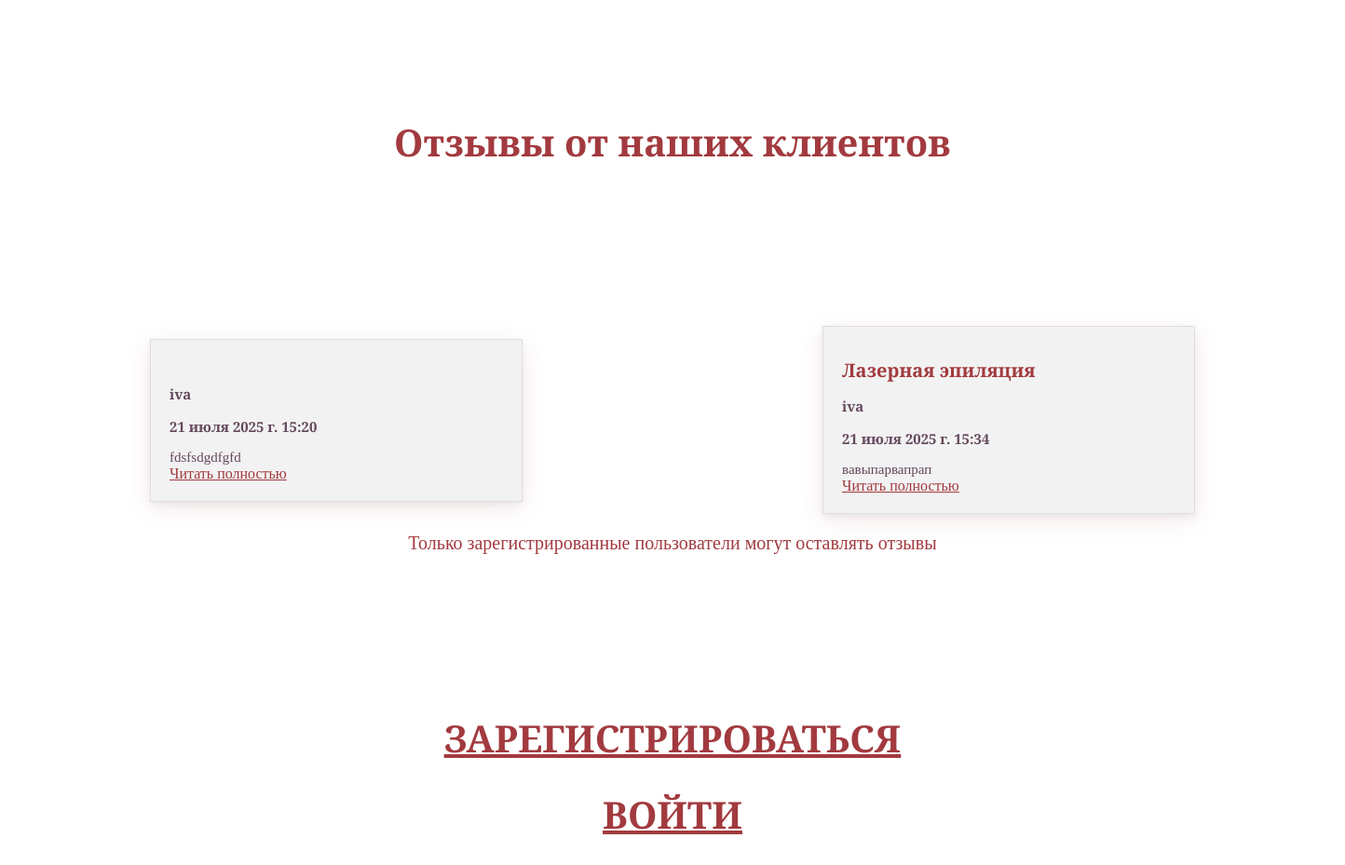
The app's page / (lower part), older data.
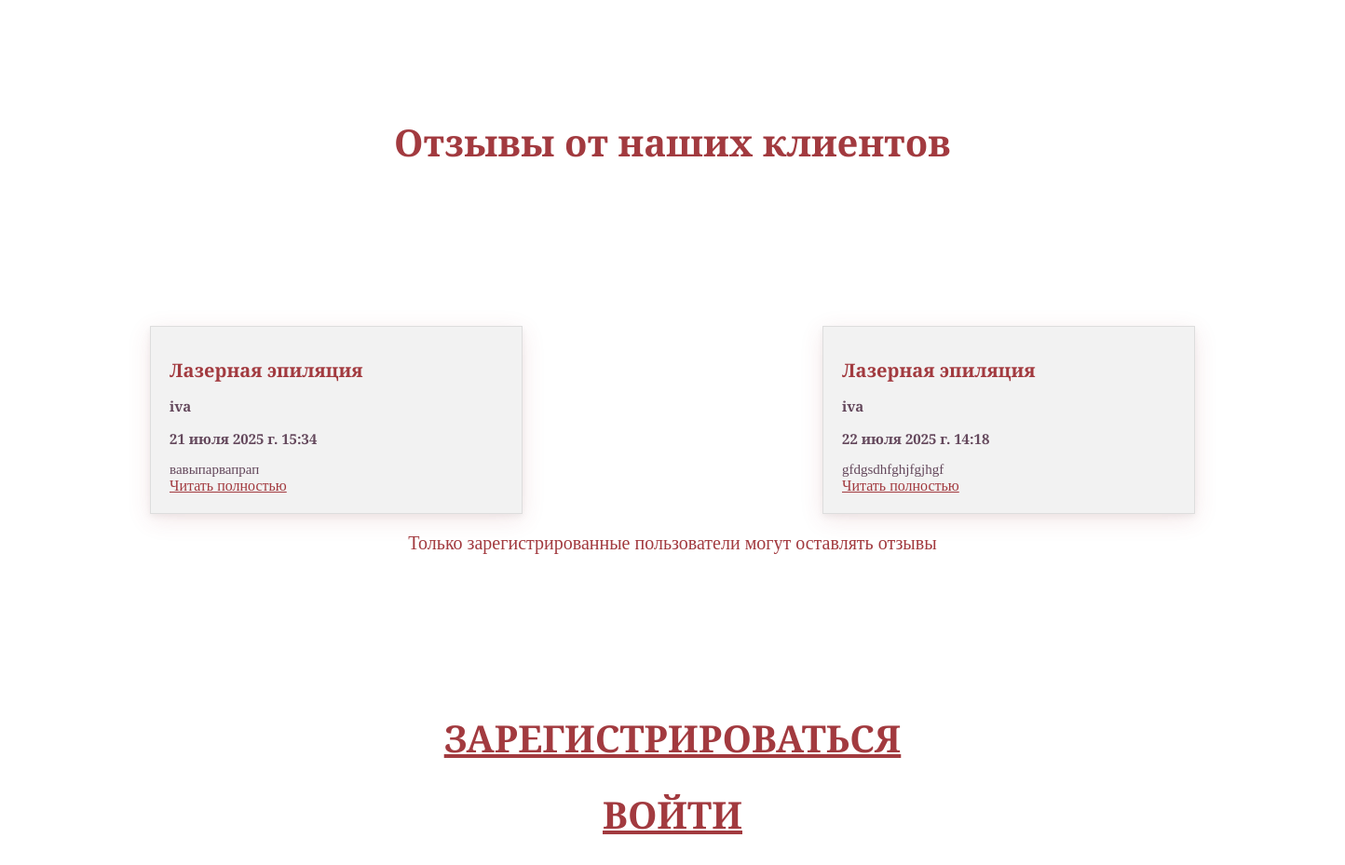
The same page, newer data.
### ivaapp/models.py (models this page shows, shortened)
class Reviews(models.Model):
    user = models.ForeignKey(User, on_delete=models.CASCADE)
    serv = models.ForeignKey('TagForClient', blank=True, null=True, on_delete=models.CASCADE)
    text = models.TextField(max_length=250)
    date = models.DateTimeField(auto_now_add=True)

class TagForClient(models.Model):
    name = models.CharField(max_length=100)

### ivaapp/views.py (the view)
# urls.py: path('', views.ind, name='index'),
def ind(request):
    props = App.objects.all()
    clients = Forclient.objects.all()
    tags = Tag.objects.all()
    reviews = Reviews.objects.all()
    context = {
        'props': props,
        'clients': clients,
        'tags': tags,
        'reviews': reviews,
    }
    return render(request, 'ivaapp/index.html', context)

### ivaapp/templates/ivaapp/index.html (shortened to what this page needs)
<!DOCTYPE html>
{% load static %}
<html lang="en">
<head>
    <link rel="stylesheet" href="{% static 'css/main.css' %}">
</head>
<body>
    <h1 class="otdel-reviews2">Отзывы от наших клиентов</h1>
        <div class="reviews-ad">
            {% for review in reviews %}
                <div class="in">
                    <h1 id="h1rr">{{ review.serv.name|slice:'23' }}</h1>
                    <h3 id="h3rr">{{ review.user.username }}</h3>
                    <h3 id="h3rr">{{ review.date }}</h3>
                    <p id="h3rr">{{ review.text|slice:":100" }}{% if review.text|length > 100 %}...{% endif %}</p>
                    <a class='make-reviews-tag'href="{% url 'reviews' review.id %}">Читать полностью</a>
                </div>
            {% empty %}
                <p>Пока нет отзывов.</p>
            {% endfor %}
        </div>
    <div class="make-review">
         {% if user.is_authenticated %}
            <h3><a class='make-reviews-tag'href="{% url 'add_review' %}">Оставить отзыв</a></h3>
        {% else %}
            <p class='make-reviews-tag'>Только зарегистрированные пользователи могут оставлять отзывы</p>
        {% endif %}
    </div>
    <div class="user-log">
        <div class="wrap">
                {% if user.is_authenticated %}
                    <h1><a href="{% url 'userprofile:profile' %}">Войти в профлиль</a></h1>
                    <h1 class="logo-user">Здравствуйте, {{ user.username }}</h1>
                    <h1>
                        <form action="{% url 'logoutuser' %}" method="post">
                            {% csrf_token %}
                            <button class="top">Выйти</button>
                        </form>
                    </h1>
                {% else %}
                    <h1><a href="{% url 'signupuser' %}">Зарегистрироваться</a></h1>
                    <h1><a href="{% url 'loginuser' %}">Войти</a></h1>
                {% endif %}
        </div>
    </div>
</body>
</html>

### ivaapp/static/css/main.css (style rules this page uses)
html { box-sizing: border-box; scroll-behavior: smooth; }
*, *::after, *::before { box-sizing: inherit; }
body { max-width: 1920px; font-family: "Playfair Display SC", serif; margin: 0 auto; }
.otdel-reviews2 { font-size: 40px; color:#A23A3F; font-weight: bold; margin-bottom: 170px; text-align: center; margin-top:170px; }
.make-reviews-tag { color:#A23A3F }
#h1rr { color:#A23A3F; margin-bottom: 0; font-size:20px; }
#h3rr { color: #64485C; margin-bottom: 0; font-size:15px; }
.in { width: 400px; border:solid 1px #dddddd; display: flex; flex-direction: column; justify-content: center; padding:20px; background: #F2F2F2; box-shadow: 0 6px 24px rgba(162, 58, 63, 0.12), 0 3px 6px rgba(108, 105, 104, 0.08); margin: 0 auto; justify-content: center; }
.reviews-ad { display: flex; align-items: center; flex-wrap: wrap; max-width: 1680px; margin: 0 auto; }
.make-review { text-align: center; font-size:20px; }
.wrap { text-align: center; }
.wrap a { color: #A23A3F; font-size: 40px; text-transform: uppercase; }
.wrap h1 { color: #A23A3F; font-size: 40px; text-transform: uppercase; }
.user-log { margin-top: 170px; }

Row changes from the older to the newer data that the page shows:
removed Reviews: user.username "iva", date "21 июля 2025 г. 15:20", text "fdsfsdgdfgfd"
added Reviews: serv.name "Лазерная эпиляция", user.username "iva", date "22 июля 2025 г. 14:18", text "gfdgsdhfghjfgjhgf"
